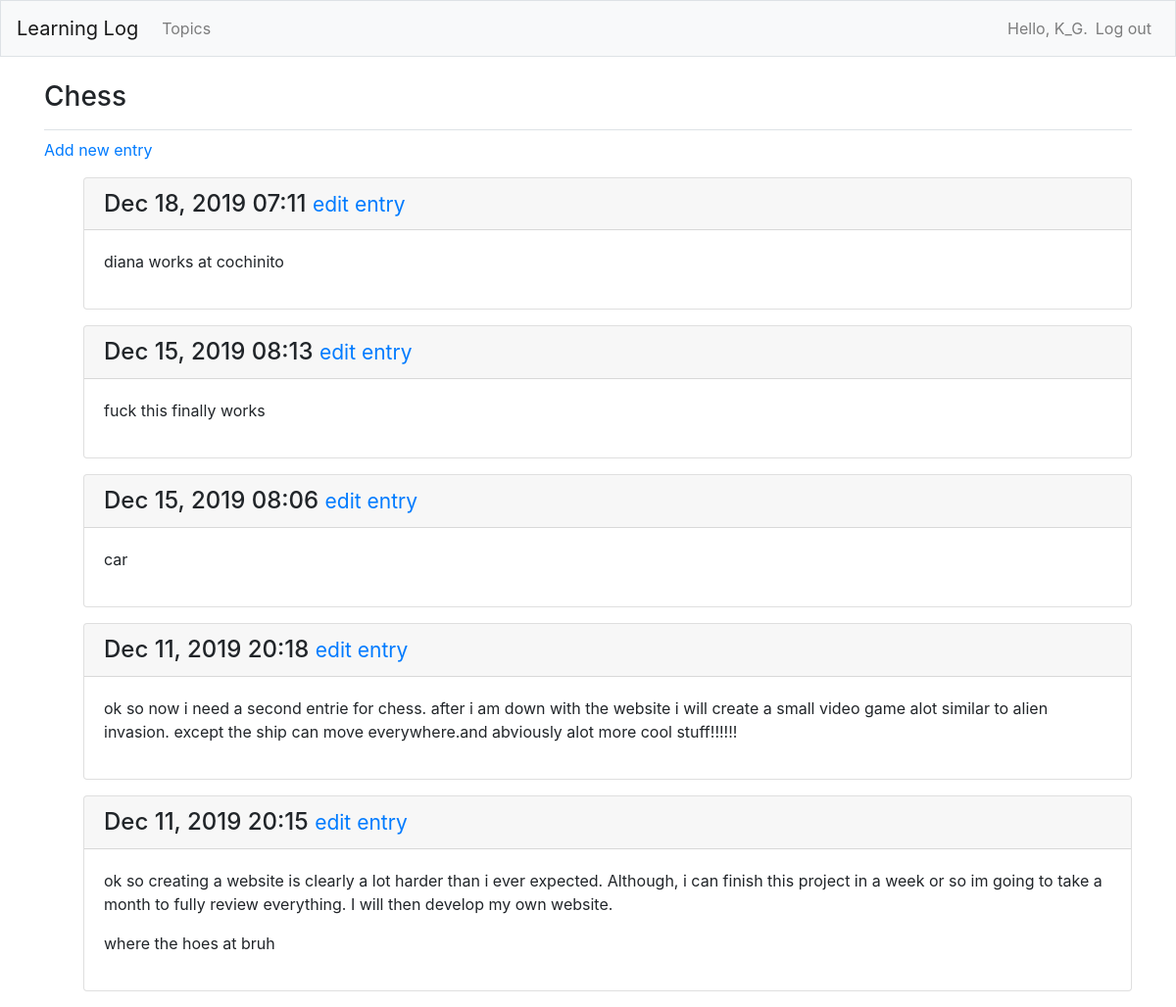
The page /topics/1/ (signed in) on the database its author committed.
### learning_logs/models.py (models this page shows, shortened)
class Topic(models.Model):
    text = models.CharField(max_length=200)
    date_added = models.DateTimeField(auto_now_add=True)
    owner = models.ForeignKey(User, on_delete=models.CASCADE)
    def __str__(self):
        return self.text

class Entry(models.Model):
    topic = models.ForeignKey(Topic, on_delete=models.CASCADE)
    text = models.TextField()
    date_added = models.DateTimeField(auto_now_add=True)
    class Meta:
        verbose_name_plural = 'entries'

### learning_logs/views.py (the view)
# urls.py: path('topics/<int:topic_id>/', views.topic, name='topic'),
@login_required
def topic(request, topic_id):
    topic = Topic.objects.get(id=topic_id)
    if topic.owner != request.user:
        raise http404
    entries = topic.entry_set.order_by('-date_added')
    context = {'topic': topic, 'entries': entries}
    return render(request, 'learning_logs/topic.html', context)

### learning_logs/templates/learning_logs/topic.html
{% extends "learning_logs/base.html" %}
{% block page_header %}
  <h3>{{ topic }}</h3>
{% endblock page_header %}
{% block content %}
  <p>
    <a href="{% url 'learning_logs:new_entry' topic.id %}">Add new entry</a>
  </p>
  <ul>
  {% for entry in entries %}
    <div class="card mb-3">
      <h4 class="card-header">
        {{ entry.date_added|date:'M d, Y H:i' }}
        <small><a href="{% url 'learning_logs:edit_entry' entry.id %}">
            edit entry</a></small>
      </h4>
      <div class="card-body">
        {{ entry.text|linebreaks }}
      </div>
    </div>
  {% empty %}
    <p>There are no entries for this topic yet.</p>
  {% endfor %}
{% endblock content %}

### learning_logs/templates/learning_logs/base.html (shortened to what this page needs)
{% load bootstrap4 %}
<!doctype html>
<html lang="en">
<head>
    {% bootstrap_css %}
</head>
<body>
  <nav class="navbar navbar-expand-md navbar-light bg-light mb-4 border">
    <a class="navbar-brand" href="{% url 'learning_logs:index'%}">
        Learning Log</a>
    <div class="collapse navbar-collapse" id="navbarCollapse">
      <ul class="navbar-nav mr-auto">
        <li class="nav-item">
          <a class="nav-link" href="{% url 'learning_logs:topics'%}">
              Topics</a></li>
      </ul>
      <ul class="navbar-nav ml-auto">
        {% if user.is_authenticated %}
          <li class="nav-item">
            <span class="navbar-text"}">Hello, {{ user.username }}.</span>
          </li>
          <li class="nav-item">
            <a class="nav-link" href="{% url 'users:logout' %}">Log out</a>
          </li>
        {% else %}
          <li class="nav-item">
            <a class="nav-link" href="{% url 'users:register' %}">Register</a>
          </li>
          <li class="nav-item">
            <a class="nav-link" href="{% url 'users:login' %}">Log in</a></li>
        {% endif %}
      </ul>
    </div>
  </nav>
  <main role="main" class="container">
    <div class="pb-2 mb-2 border-bottom">
      {% block page_header %}{% endblock page_header %}
    </div>
    <div>
      {% block content %}{% endblock content %}
    </div>
  </main>
</body>
</html>

### rows shown on the page
Topic: text "Chess"
Entry: date_added "Dec 18, 2019 07:11", text "diana works at cochinito"
Entry: date_added "Dec 15, 2019 08:13", text "fuck this finally works"
Entry: date_added "Dec 15, 2019 08:06", text "car"
Entry: date_added "Dec 11, 2019 20:18", text "ok so now i need a second entrie for chess. after i am down with the website i will create a small video game alot similar to alien invasion. except the ship can move everywhere.and abviously alot more cool stuff!!!!!!"
Entry: date_added "Dec 11, 2019 20:15", text "ok so creating a website is clearly a lot harder than i ever expected. Although, i can finish this project in a week or so im going to take a month to fully review everything. I will then develop my own website. where the hoes at bruh"

### other values the page prints
{{ user.username }} "K_G"
